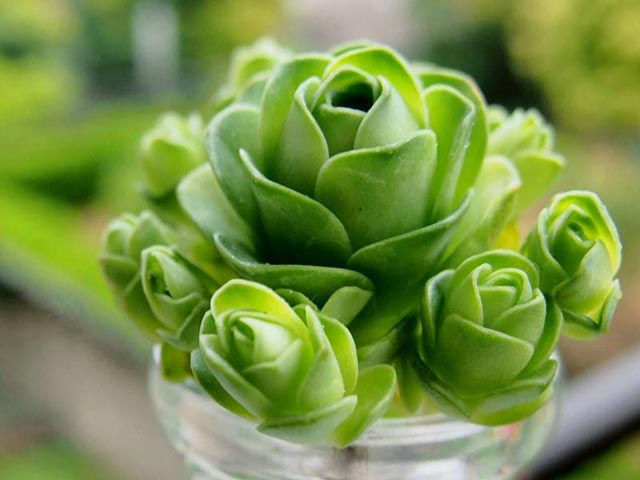
#> input picture ontap/imgontap.jpg, 640 x 480 px, found by its file name
$ python luyentapthi.py
#> lines starting #> are read from the running program, lines starting #| are printed output that depends on the picture; after the words box and inside, x2 and y2 are one past the last pixel; in counts of white or black regions, pixels touching at a corner belong together
import cv2
import numpy as np
ig=cv2.imread(r'D:\xulyanh\ontap\imgontap.jpg')
#> ig is the input picture: shape (480, 640, 3); mean B, G, R 72.5, 145, 120.1
cv2.imshow("anh goc",ig)
igr=cv2.cvtColor(ig,cv2.COLOR_BGR2GRAY)
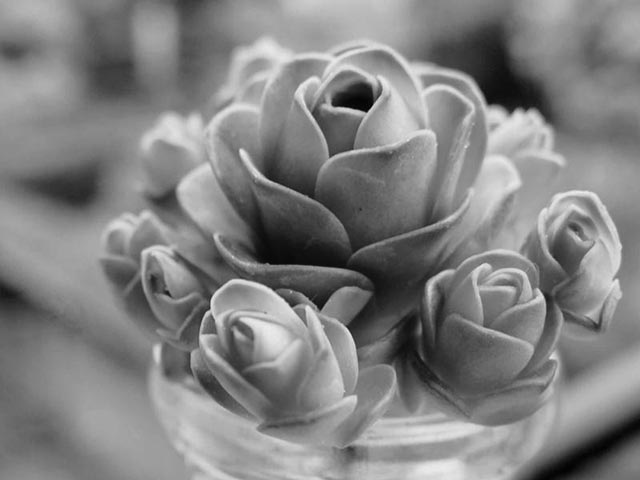
#> igr: shape (480, 640); min 1, max 236, mean 129.3
ret,imgg=cv2.threshold(igr,0,255,cv2.THRESH_OTSU)
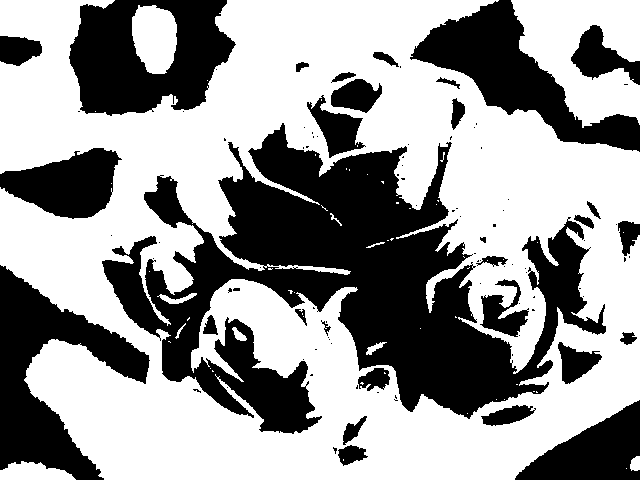
#> imgg: shape (480, 640); 59.6% white; 98 black regions (67 under 20 px)
#> ret = 122
cv2.imshow("anh gr",imgg)
igcp=ig.copy()
igcp1=ig.copy()
contours,hierachy=cv2.findContours(imgg,cv2.RETR_TREE,cv2.CHAIN_APPROX_SIMPLE)
#> contours = 174 contours, 140 with area under 20; largest, box (x1, y1, x2, y2) and area: (0, 0, 640, 480) 240290, (101, 122, 607, 435) 66852, (511, 0, 640, 128) 9799, (132, 5, 177, 74) 2384, (306, 94, 366, 159) 1708
if(len(contours)!=0):
    cv2.drawContours(igcp,contours,-1,0,4)
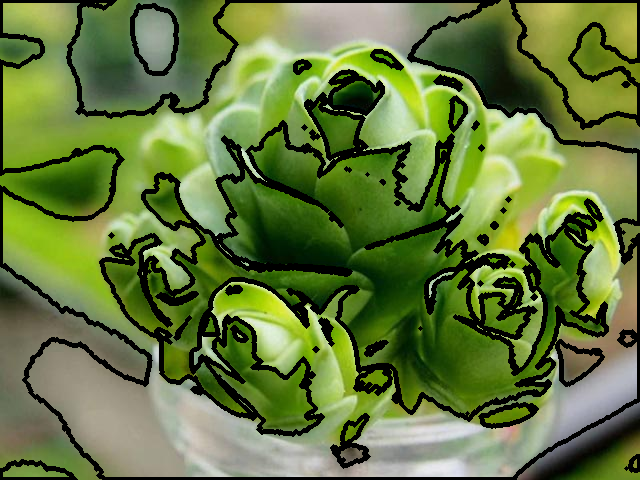
#> igcp: shape (480, 640, 3); 16.43% of pixels changed, all inside (x1, y1, x2, y2) = (0, 0, 640, 480)
    cv2.imshow('Anh bai  ',igcp)
    area=[cv2.contourArea(c) for c in contours]
#> area = 174 values, max 240289.5 at index 10, min 0 at index 0, mean 1900.2
    max_S=np.argmax(area)
#> max_S = 10
    cv2.drawContours(igcp1,contours[max_S],-1,0,4)
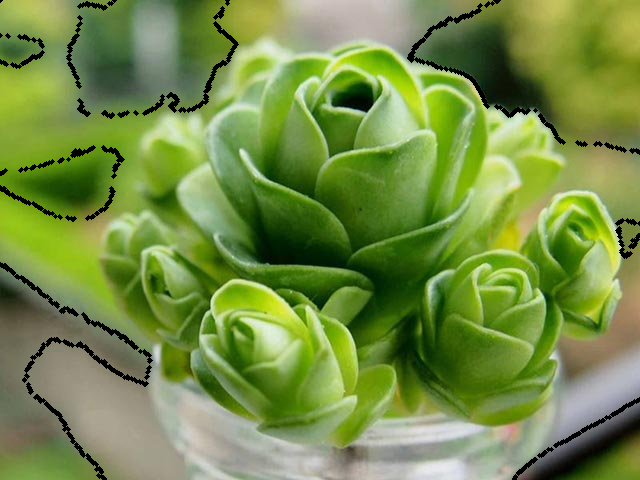
#> igcp1: shape (480, 640, 3); 2.45% of pixels changed, all inside (x1, y1, x2, y2) = (0, 0, 640, 480)
    cv2.imshow('Anh bai 11 ',igcp1)

cv2.waitKey(0)
cv2.destroyAllWindows()
